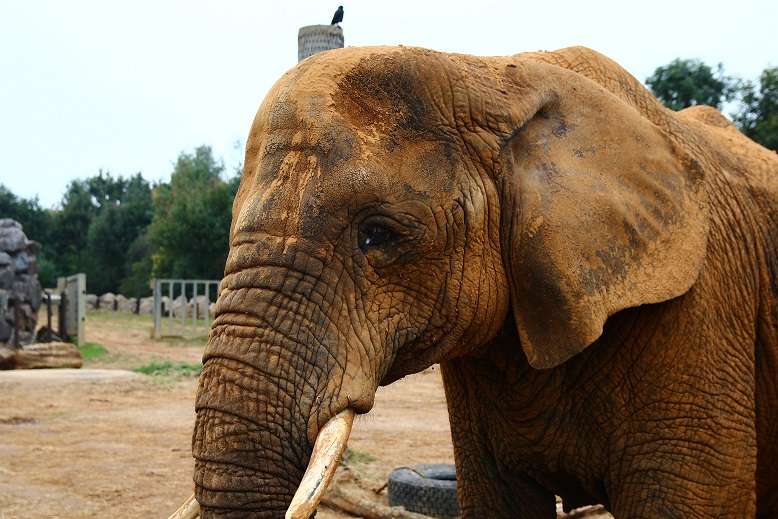
#> input picture images/elephant.jpg, 778 x 519 px
$ jupyter execute 01_Photo_Denoising.ipynb
#> lines starting #> are read from the running program, lines starting #| are printed output that depends on the picture
## Photo Denoising

[cell 1]
import cv2
import numpy as np
from matplotlib import pyplot as plt

[cell 2]
image = cv2.imread('../../images/elephant.jpg')
#> image is the input picture: shape (519, 778, 3); mean B, G, R 95.2, 117.2, 135.3

# cv2.fastNlMeansDenoisingColored(input, None, h, hForColorComponents, templateWindowSize, searchWindowSize)
# None are - the filter strength 'h' (5-12 is a good range)
# Next is hForColorComponents, set as same value as h again
# templateWindowSize (odd numbers only) rec. 7
# searchWindowSize (odd numbers only) rec. 21

dst = cv2.fastNlMeansDenoisingColored(image, None, 11, 6, 7, 21)

row, col = 1, 2
fig, axs = plt.subplots(row, col, figsize=(15, 10))
fig.tight_layout()

axs[0].imshow(cv2.cvtColor(image, cv2.COLOR_BGR2RGB))
axs[0].set_title('Elephant')
cv2.imwrite('elephant.jpg', image)

axs[1].imshow(cv2.cvtColor(dst, cv2.COLOR_BGR2RGB))
axs[1].set_title('Fast Means Denoising')
cv2.imwrite('fast_means_denoising.jpg', dst)

plt.show()
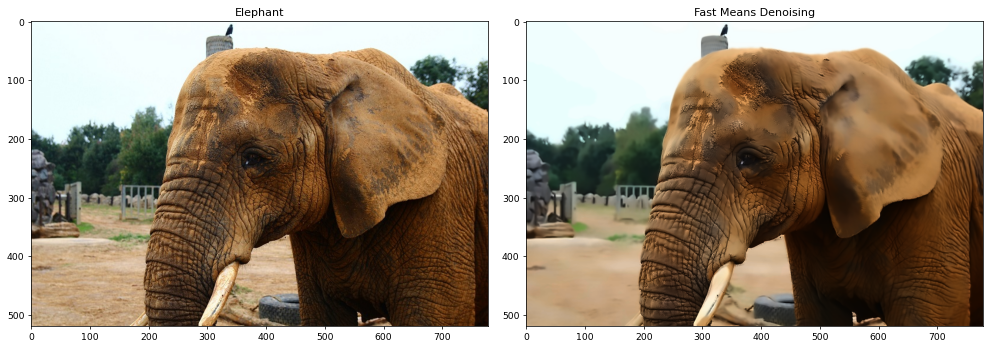
#> figure drawn by matplotlib, 2 panels


$ run again, with images/Hillary.jpg copied over images/elephant.jpg
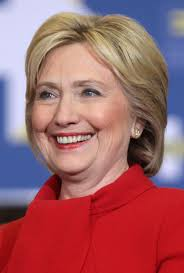
#> input picture images/Hillary.jpg, 184 x 273 px
#> image is the input picture: shape (273, 184, 3); mean B, G, R 104.2, 98.1, 159.7
#> `dst = cv2.fastNlMeansDenoisingColored(image, None, 11, 6, 7, 21)`:
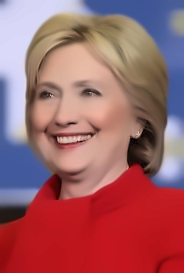
#> dst: shape (273, 184, 3); mean B, G, R 103.8, 97.8, 159.9
#> `plt.show()`:
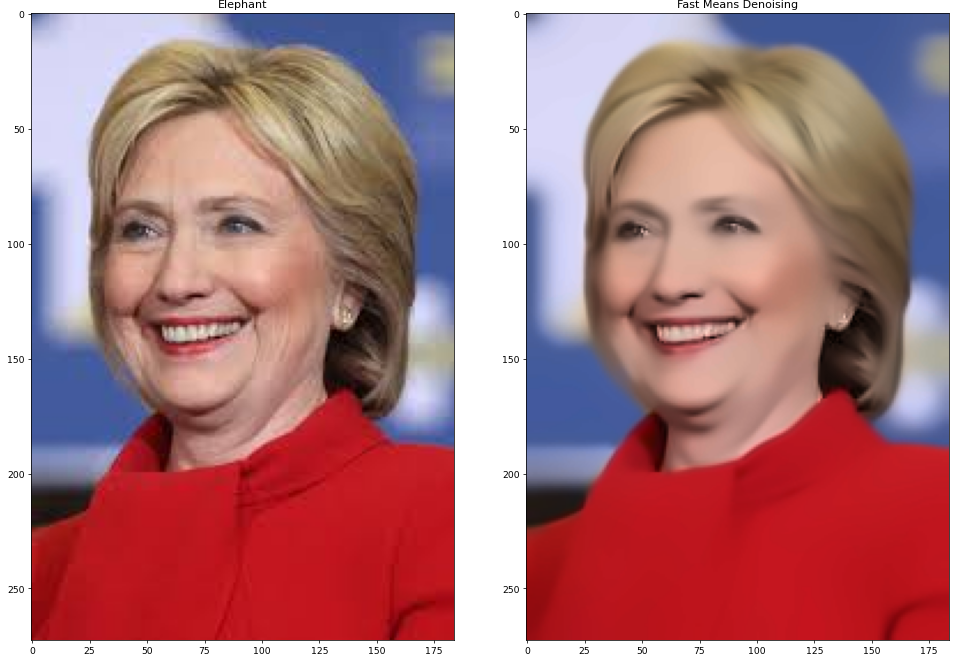
#> figure drawn by matplotlib, 2 panels
